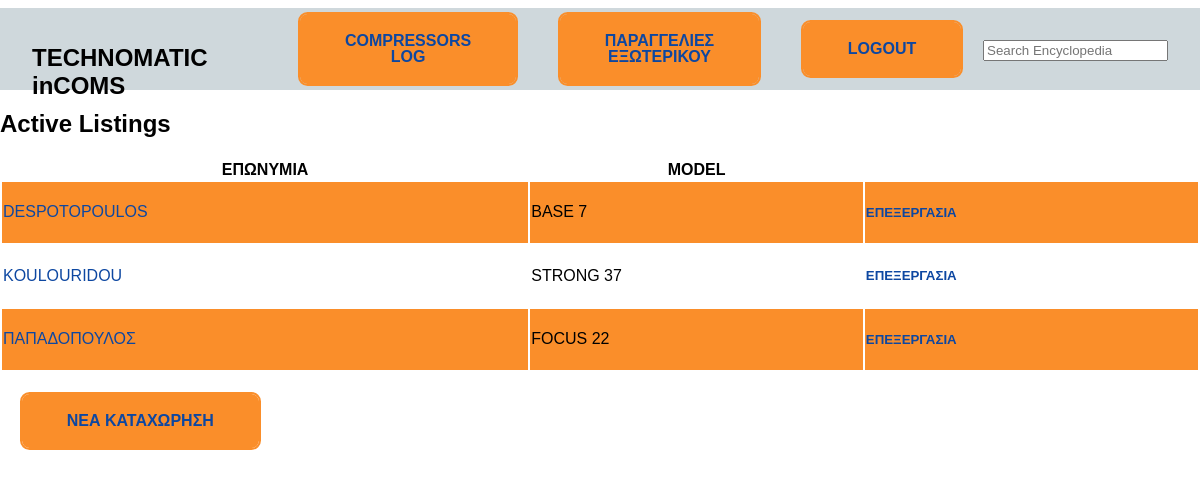
The app's page /cLogs (signed in) with its own data.
### log/models.py (models this page shows, shortened)
class cList(models.Model):
    cOwner = models.CharField(max_length=32)
    cModel = models.CharField(max_length=32)
    cSerial = models.CharField(max_length=32)
    cBuyDate = models.DateField()

### log/views.py (the view)
# urls.py: path("cLogs", views.cLogs,name="cLogs"),
def cLogs(request):
        activeItems = cList.objects.all()
        return render(request, "incoms/cLogs.html",{
            "activeItems":activeItems,
        })

### log/templates/incoms/cLogs.html
{% extends "incoms/layout.html" %}
{% block body %}
    <h2>Active Listings</h2>
    <table>
        <tr>
          <th>ΕΠΩΝΥΜΙΑ</th>
          <th>MODEL</th>
          <th></th>
        </tr>
    {% for item in activeItems %}
    <div>
            <tr>
              <td><a href="{% url 'itemview' id=item.id %}">{{ item.cOwner }}</a></td>
              <td>{{ item.cModel }}</td>
              <td> <h5><a href="{% url 'editEntry' id=item.id %}">ΕΠΕΞΕΡΓΑΣΙΑ</h5></td>
            </tr>
    </div>
    {%endfor%}
</table>
    <button class="btn third"type="submit"><a href="{% url 'newEntry' %}">ΝΕΑ ΚΑΤΑΧΩΡΗΣΗ</button>
{% endblock %}

### log/static/incoms/layout.css (style rules this page uses)
html, body { margin: 0; padding: 0; width: 100%; height: 100%; background: #ffffff; font-family: "Montserrat", sans-serif; font-size: 16px; }
.btn { box-sizing: border-box; -webkit-appearance: none; -moz-appearance: none; appearance: none; background-color: transparent; border: 2px solid #e74c3c; border-radius: 0.6em; color: #e74c3c; cursor: pointer; display: flex; align-self: center; font-size: 1rem; font-weight: 400; line-height: 1; margin: 20px; padding: 1.2em 2.8em; text-decoration: none; text-align: center; text-transform: uppercase; font-family: "Montserrat", sans-serif; font-weight: 700; }
.third { border-color: #FA8E2A; color: #fff; box-shadow: 0 0 40px 40px #FA8E2A inset, 0 0 0 0 #FA8E2A; transition: all 150ms ease-in-out; }
a { text-decoration: none; color: #0d47a1 }
table { width: 100%; }
tr:nth-child(even) { background-color: #FA8E2A; }

### records on screen
cList: cOwner "DESPOTOPOULOS", cModel "BASE 7"
cList: cOwner "KOULOURIDOU", cModel "STRONG 37"
cList: cOwner "ΠΑΠΑΔΟΠΟΥΛΟΣ", cModel "FOCUS 22"
